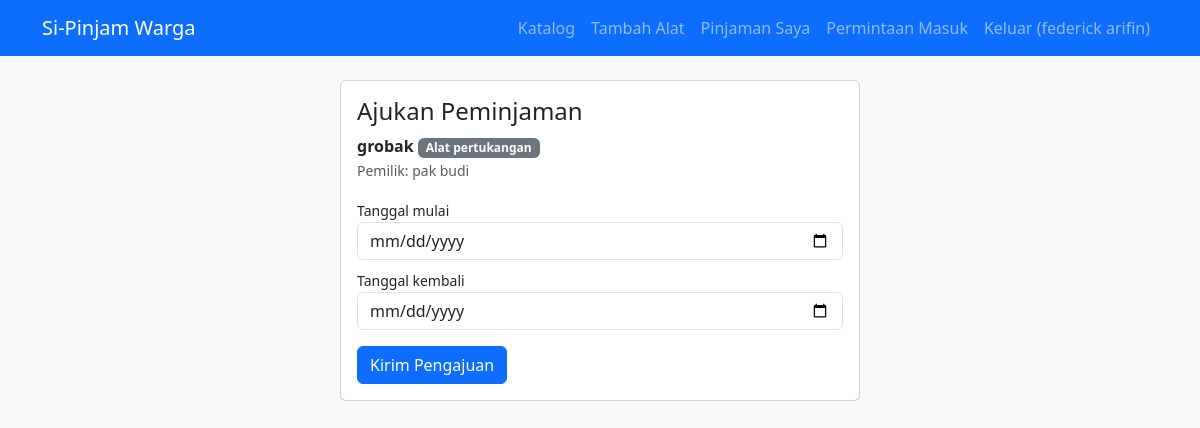
The app's page /loan/3 (signed in) with its own data.
### models.py (models this page shows)
class User(UserMixin, db.Model):
    id = db.Column(db.Integer, primary_key=True)
    name = db.Column(db.String(80), nullable=False)
    email = db.Column(db.String(120), unique=True, nullable=False)
    password_hash = db.Column(db.String(200), nullable=False)

class Item(db.Model):
    id = db.Column(db.Integer, primary_key=True)
    name = db.Column(db.String(100), nullable=False)
    category = db.Column(db.String(50), nullable=False)
    description = db.Column(db.Text, default="")
    owner_id = db.Column(db.Integer, db.ForeignKey("user.id"), nullable=False)
    owner = db.relationship("User")

### app.py (the view, shortened to what this page needs)
@app.route("/loan/<int:item_id>", methods=["GET", "POST"])
@login_required
def request_loan(item_id):
    item = db.get_or_404(Item, item_id)
    if item.owner_id == current_user.id:
        flash("Anda tidak bisa meminjam alat milik sendiri.", "warning")
        return redirect(url_for("catalog"))
    return render_template("request_loan.html", item=item)

### app.py (called while the page is built)
@login_manager.user_loader
def load_user(uid):
    return db.session.get(User, int(uid))

### templates/request_loan.html
{% extends "base.html" %}
{% block content %}
<div class="card mx-auto" style="max-width:520px"><div class="card-body">
  <h4>Ajukan Peminjaman</h4>
  <p><b>{{ item.name }}</b> <span class="badge bg-secondary">{{ item.category }}</span><br>
     <span class="small text-muted">Pemilik: {{ item.owner.name }}</span></p>
  <form method="post">
    <label class="small">Tanggal mulai</label>
    <input class="form-control mb-2" type="date" name="start" required>
    <label class="small">Tanggal kembali</label>
    <input class="form-control mb-3" type="date" name="due" required>
    <button class="btn btn-primary">Kirim Pengajuan</button>
  </form>
</div></div>
{% endblock %}

### templates/base.html (shortened to what this page needs)
<!doctype html>
<html lang="id">
<head>
  <link href="https://cdn.jsdelivr.net/npm/bootstrap@5.3.3/dist/css/bootstrap.min.css" rel="stylesheet">
</head>
<body class="bg-light">
<nav class="navbar navbar-expand navbar-dark bg-primary mb-4">
  <div class="container">
    <a class="navbar-brand" href="{{ url_for('catalog') }}">Si-Pinjam Warga</a>
    {% if current_user.is_authenticated %}
    <div class="navbar-nav ms-auto align-items-center">
      <a class="nav-link" href="{{ url_for('catalog') }}">Katalog</a>
      <a class="nav-link" href="{{ url_for('new_item') }}">Tambah Alat</a>
      <a class="nav-link" href="{{ url_for('my_loans') }}">Pinjaman Saya</a>
      <a class="nav-link" href="{{ url_for('owner') }}">Permintaan Masuk</a>
      <a class="nav-link" href="{{ url_for('logout') }}">Keluar ({{ current_user.name }})</a>
    </div>
    {% endif %}
  </div>
</nav>
<div class="container pb-5">
  {% block content %}{% endblock %}
</div>
</body>
</html>

### records on screen
User: name "federick arifin"
Item: name "grobak", category "Alat pertukangan"
User: owner.name "pak budi"
